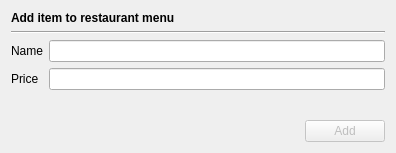
<?xml version="1.0" encoding="UTF-8"?>
<ui version="4.0">
 <class>editAddRestaurant</class>
 <widget class="QDialog" name="editAddRestaurant">
  <property name="geometry">
   <rect>
    <x>0</x>
    <y>0</y>
    <width>396</width>
    <height>153</height>
   </rect>
  </property>
  <property name="windowTitle">
   <string>Add Item - Restaurant Manager</string>
  </property>
  <layout class="QGridLayout" name="gridLayout">
   <item row="0" column="0">
    <widget class="QLabel" name="label">
     <property name="text">
      <string>&lt;b&gt;Add item to restaurant menu&lt;/b&gt;</string>
     </property>
    </widget>
   </item>
   <item row="1" column="0">
    <widget class="Line" name="line">
     <property name="orientation">
      <enum>Qt::Horizontal</enum>
     </property>
    </widget>
   </item>
   <item row="2" column="0">
    <layout class="QFormLayout" name="formLayout">
     <item row="0" column="0">
      <widget class="QLabel" name="label_2">
       <property name="text">
        <string>Name</string>
       </property>
      </widget>
     </item>
     <item row="0" column="1">
      <widget class="QLineEdit" name="name"/>
     </item>
     <item row="1" column="0">
      <widget class="QLabel" name="label_3">
       <property name="text">
        <string>Price</string>
       </property>
      </widget>
     </item>
     <item row="1" column="1">
      <widget class="QLineEdit" name="price"/>
     </item>
    </layout>
   </item>
   <item row="4" column="0">
    <layout class="QHBoxLayout" name="horizontalLayout">
     <item>
      <spacer name="horizontalSpacer">
       <property name="orientation">
        <enum>Qt::Horizontal</enum>
       </property>
       <property name="sizeHint" stdset="0">
        <size>
         <width>40</width>
         <height>20</height>
        </size>
       </property>
      </spacer>
     </item>
     <item>
      <widget class="QPushButton" name="okButton">
       <property name="enabled">
        <bool>false</bool>
       </property>
       <property name="text">
        <string>Add</string>
       </property>
      </widget>
     </item>
    </layout>
   </item>
   <item row="3" column="0">
    <spacer name="verticalSpacer">
     <property name="orientation">
      <enum>Qt::Vertical</enum>
     </property>
     <property name="sizeHint" stdset="0">
      <size>
       <width>20</width>
       <height>40</height>
      </size>
     </property>
    </spacer>
   </item>
  </layout>
 </widget>
 <resources/>
 <connections/>
</ui>
